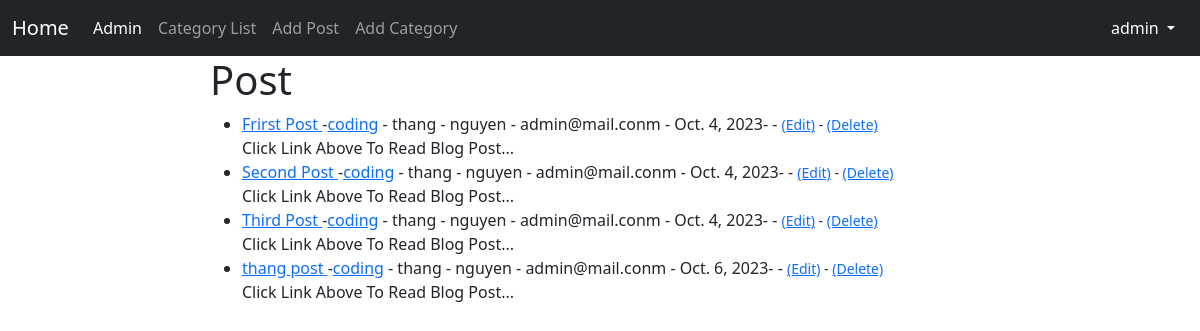
The app's page /draft (signed in), older data.
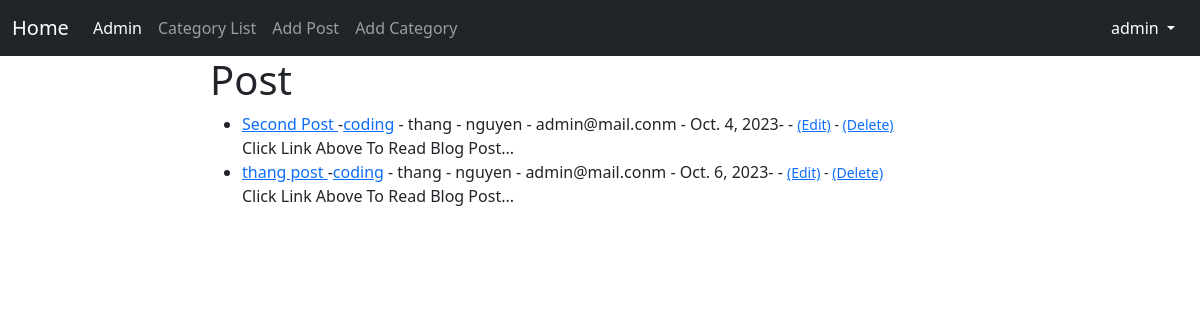
The same page, newer data.
### blog/models.py (models this page shows, shortened)
class Post(models.Model):
    title = models.CharField(max_length=264)
    author = models.ForeignKey(User,on_delete=models.CASCADE)
    body = RichTextField(blank=True,null=True)
    post_date = models.DateField(auto_now_add=True)
    category = models.CharField(max_length=264,default='coding')
    snippet = models.CharField(max_length=264)
    likes = models.ManyToManyField(User,related_name='blog_posts')
    is_published = models.BooleanField(default=False)

### blog/views.py (the view)
# urls.py: path('draft',DraftView.as_view(), name = 'draft'),
class DraftView(ListView):
    model = Post
    template_name = 'draft.html'  # Thay 'drafts.html' bằng template bạn muốn sử dụng cho trang drafts
    def get_queryset(self):
        return Post.objects.filter(is_published=False, author=self.request.user)

### templates/draft.html
{% extends 'base.html' %} {% block content %}
<h1>Post</h1>
<ul>
  {% for post in object_list %}
  <li>
    <a href="{% url 'article_details' post.pk %}">{{ post.title }} </a>
    -<a href="{%  url 'category' post.category|slugify %}"
      >{{ post.category }}</a
    >
    - {{ post.author.first_name }} - {{ post.author.last_name }} -
    {{  post.author.email }} - {{ post.post_date }}-
    {% if user.is_authenticated %}
      {% if user.id == post.author.id %} -
    <small>
      <a href="{% url 'update_post' post.pk %}">(Edit)</a>
      - <a href="{% url 'delete_post' post.pk %}">(Delete)</a>
    </small>
      {% endif %}
    {% endif %}
    <br />
    {{ post.snippet }}
  </li>
  {% endfor %}
</ul>
{% endblock %}

Row changes from the older to the newer data that the page shows:
no longer on this page (row edited): Post: title "Frirst Post", category "coding", author.first_name "thang", author.last_name "nguyen", author.email "admin@mail.conm", post_date "Oct. 4, 2023", shows "(Edit)", snippet "Click Link Above To Read Blog Post..."
no longer on this page (row edited): Post: title "Third Post", category "coding", author.first_name "thang", author.last_name "nguyen", author.email "admin@mail.conm", post_date "Oct. 4, 2023", shows "(Edit)", snippet "Click Link Above To Read Blog Post..."
